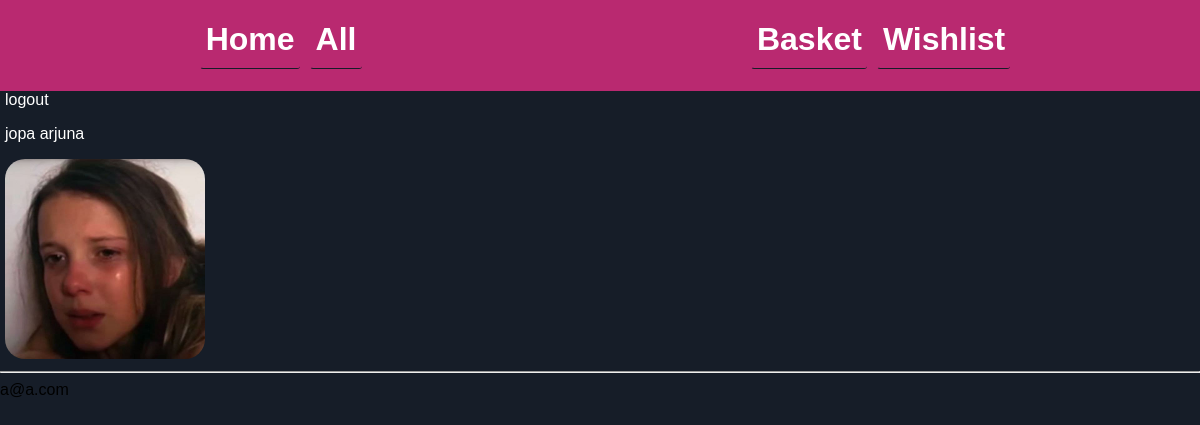
The app's page /all/ (signed in) with its own data.
### shop/models.py (models this page shows, shortened)
class Product(models.Model):
    name = models.CharField(max_length=120)
    description = models.TextField(null=True, blank=True)
    price = models.DecimalField(max_digits=5, decimal_places=2)
    in_stock = models.BooleanField(default=True)
    owner = models.ForeignKey(settings.AUTH_USER_MODEL, on_delete=models.CASCADE)
    image = models.ImageField(upload_to='products/', default='products/default.jpg')
    id = models.UUIDField(default=uuid.uuid4, primary_key=True)
    slug = models.SlugField(max_length=120, unique=True)
    category = models.ForeignKey(Category, default='None', on_delete=models.CASCADE)
    created = models.DateTimeField(auto_now_add=True)
    updated = models.DateTimeField(auto_now=True)
    class Meta:
        ordering = ('-updated', '-created')
    def get_absolute_url(self):
        return reverse('shop:detail_page', args=[self.slug, ])

### accounts/models.py (models this page shows, shortened)
class CustomAccount(AbstractBaseUser, PermissionsMixin):
    email = models.EmailField(unique=True)
    username = models.CharField(max_length=40, unique=True)
    first_name = models.CharField(max_length=40)
    last_name = models.CharField(max_length=40)
    country = CountryField()
    phone_number = models.TextField(max_length=15, blank=True)
    postcode = models.CharField(max_length=12, blank=True)
    town_city = models.CharField(max_length=50, blank=True)
    address = models.CharField(max_length=100, blank=True)
    post_office_name = models.CharField(max_length=100, blank=True)
    post_office_code = models.CharField(max_length=20, blank=True)
    about = models.TextField(max_length=500, blank=True)
    created = models.DateTimeField(auto_now=True)
    updated = models.DateTimeField(auto_now_add=True)
    is_active = models.BooleanField(default=False)
    is_staff = models.BooleanField(default=False)
    objects = CustomAccountManager()
    USERNAME_FIELD = 'email'
    REQUIRED_FIELDS = ['username']

### shop/views.py (the view)
# urls.py: path(r'all/', views.show_all, name='all'),
def show_all(request):
    products = Product.objects.all()
    context = {'products': products}
    return render(request, 'templates/ecommerce/all.html', context)

### basket/basket.py (called while the page is built)
    def __len__(self):
        return sum(int(product['qty']) for product in self.basket.values())

### basket/context_processors.py (called while the page is built)
def basket(request):
    return {'basket': Basket(request)}

### wishlist/context_processors.py (called while the page is built)
def wishlist(request):
    return {'wishlist': Wishlist(request)}

### wishlist/wishlist.py (called while the page is built)
    def __len__(self):
        return len(self.wishlist)

### templates/ecommerce/all.html (shortened to what this page needs)
{% extends 'templates/base.html' %}
{% block content %}
<div class="wrapper">
  <div class="store">
    <div class="storeItem">
      <div class="itemInfo">
        {% for product in products %}
        <p><a href="{{ product.get_absolute_url }}">{{product.name}}</a></p>
        <a href="{{ product.get_absolute_url }}">
          <img src="{{ product.image.url }}" width="200px" height="200px" style="border-radius: 20px">
        </a>
        <hr>
        {% endfor %}
</div>
</div>
</div>
</div>
{% endblock %}

### templates/base.html (shortened to what this page needs)
{% load static %}
<html lang="en">
<head>
    <link rel="stylesheet" href="{% static 'css/main.css' %}">
    <link rel="stylesheet" href="{% block stylesheet %}{% endblock %}">
</head>
<body>
    <div class="upperLine">
        <div class="homeAllbtn">
<h1><a href="{% url 'shop:home' %}">Home</a></h1>
<h1><a href="{% url 'shop:all' %}">All</a></h1>
        </div>
<div class="basketwish">
<div id="basket-summary"><h1><a href="{% url 'basket:basket_summary' %}">Basket</a></h1>
</div>
<div id="wishlist-summary"><h1><a href="{% url 'wishlist:wishlist_summary' %}">Wishlist</a>
    </div>
</div>
</div>
{% if user.is_authenticated %}
<a href="{% url 'accounts:logout' %}">logout</a>
{% else %}
<p>Don't have an account?</p>
<a href="{% url 'accounts:register' %}">register</a>
<p>Already have an account?</p>
<a href="{% url 'accounts:login' %}">login</a>
{% endif %}
{% block content %}
{% endblock %}
{% if user.is_authenticated %}
{{ user.email }}
{% endif %}
</body>
</html>

### static/css/main.css (style rules this page uses)
body { background-color: #161D28; font-family: Verdana, Geneva, Tahoma, sans-serif; margin: 0; padding: 0; }
h1 { font-family: Arial, Helvetica, sans-serif; font-weight: bold; color: white; }
a { text-decoration: none; color: #fff; padding: 5px; border-radius: 10px; }
div { color: white; }
p { color: #fff; }
.upperLine { background-color: #B92970; display: flex; justify-content: space-around; flex-direction: row; }
.upperLine h1 { padding-bottom: 10px; border-bottom: 1px solid #161D28; border-left: 1px solid #B92970; border-radius: 3px; transition: 1s; }
.homeAllbtn { display: flex; }
.homeAllbtn > h1 { margin-left: 10px; }
.basketwish { display: flex; }
.basketwish h1 { margin-left: 10px; }

### records on screen
Product: name "jopa arjuna", image (placeholder picture)
CustomAccount: email "a@a.com"
